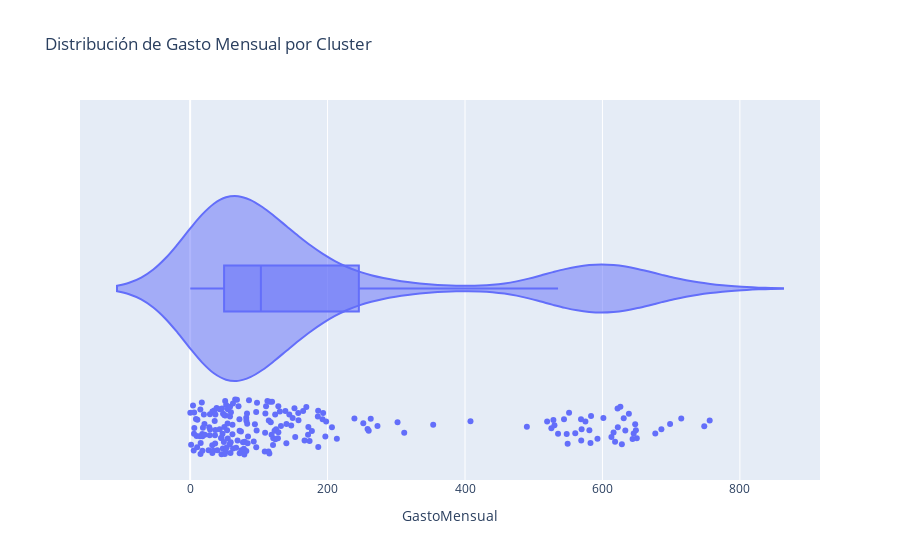

Source (notebook cell):
### Code cell
# Crear un grafico de distribucion kde para GastoMensual con plotly express

fig = px.violin(df, x='GastoMensual', box=True, points='all', title='Distribución de Gasto Mensual por Cluster')

fig.show()

### Figure 1 — Plotly figure (JSON) as saved in the notebook; plotly's stock layout.template omitted (floating-point values rounded to 4 significant figures; data arrays with more than 128 entries replaced by an {"elided": "..."} marker saying what was removed)
{"data": [{"alignmentgroup": "True", "box": {"visible": true}, "hovertemplate": "GastoMensual=%{x}<extra></extra>", "legendgroup": "", "marker": {"color": "#636efa"}, "name": "", "offsetgroup": "", "orientation": "h", "points": "all", "scalegroup": "True", "showlegend": false, "type": "violin", "x": {"elided": "200 float values"}, "x0": " ", "xaxis": "x", "y0": " ", "yaxis": "y"}], "layout": {"legend": {"tracegroupgap": 0}, "title": {"text": "Distribución de Gasto Mensual por Cluster"}, "violinmode": "group", "xaxis": {"anchor": "y", "domain": [0, 1], "title": {"text": "GastoMensual"}}, "yaxis": {"anchor": "x", "domain": [0, 1]}}}
